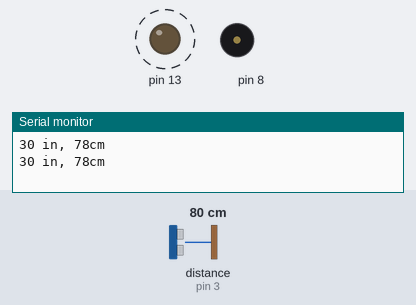
A sketch run on a simulated Arduino Uno, built with avr-gcc and run on an emulated ATmega328P. Parts: output pins drawn as LEDs (lit = HIGH), buzzer (waves = sounding), the last lines printed to the serial monitor. Wiring (inferred from the names in the program): ultrasonic range finder: trigger pin 2; echo pin 3. Dashed ring = blinking. The test bench sets the inputs (shaded band); at power-on: distance to the obstacle (sensor on pin 3) 80 cm. The echo pulse lasts 58.3 µs per cm; pins used as bus, display or sensor lines are not drawn.

Above: at 1.9 s.
2.0 s: distance to the obstacle (sensor on pin 3) set to 7 cm
At 2.35 s:
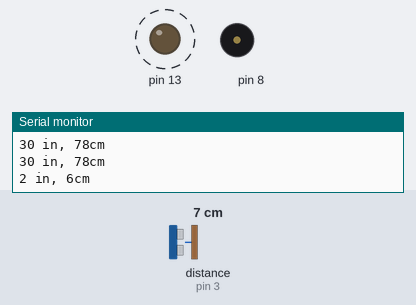
5.5 s: distance to the obstacle (sensor on pin 3) set to 4 cm
At 5.76 s:
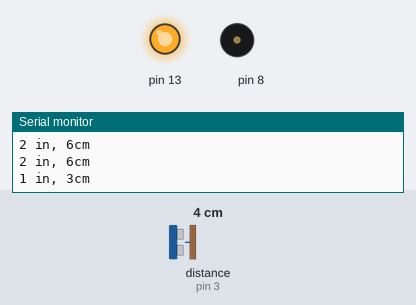
9.0 s: distance to the obstacle (sensor on pin 3) set to 9 cm
At 9.26 s:
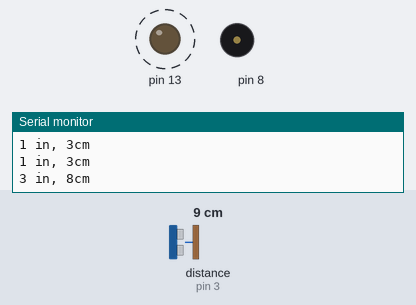
12.5 s: distance to the obstacle (sensor on pin 3) set to 2 cm
At 12.66 s:
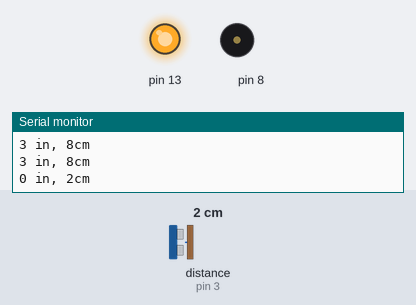
Timing chart, 0 to 17.0 s (numbered marks = the images above; inputs shaded):
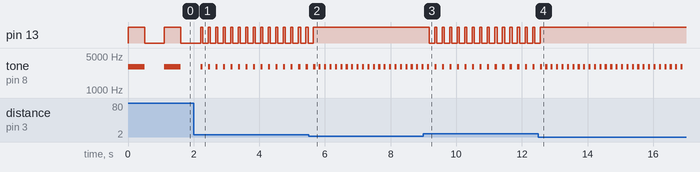

The sketch:

ultrasonic-sensor.ino
```cpp
/*
 * Ultrasonic Sensor:
 *
 * [Pin]    [Function]
 * VCC      Power (5V)
 * Trig     (Digital) Send ultrasonic pulse
 * Echo     (Digital) Receive reading
 * Gnd      Ground (Neg point)
 */

const int trig=2;
const int echo=3;
bool ledState;

void setup() {
  Serial.begin(9600);
  pinMode(trig,OUTPUT);        //Trig
  pinMode(echo,INPUT);         //Echo
  pinMode(8, OUTPUT);
  pinMode(13,OUTPUT);
}

void loop() {
  long dur,in,cm;
  digitalWrite(trig,LOW);
  delayMicroseconds(2);
  digitalWrite(trig,HIGH);
  delayMicroseconds(10);
  digitalWrite(trig,LOW);

  dur=pulseIn(3,HIGH);
  in=dur*0.0133/2;
  cm=dur*0.034/2;

  Serial.print(in);
  Serial.print(" in, ");
  Serial.print(cm);
  Serial.print("cm\n");

  /*
  if (cm<10) {
    ledState=!ledState;
    digitalWrite(13,ledState);
    delay(1500);
  }
  */

  if(cm>=30) {
    tone(8,3000,500);
    digitalWrite(13,HIGH);
    delay(500);
    digitalWrite(13,LOW);
    delay(500);
  }
  else if(cm>=20) {
    tone(8,3000,250);
    digitalWrite(13,HIGH);
    delay(250);
    digitalWrite(13,LOW);
    delay(250);
  }
  else if(cm>=10) {
    tone(8,3000,125);
    digitalWrite(13,HIGH);
    delay(125);
    digitalWrite(13,LOW);
    delay(125);
  }
  else if(cm>=5) {
    tone(8,3000,64);
    digitalWrite(13,HIGH);
    delay(64);
    digitalWrite(13,LOW);
    delay(64);
  }
  else {
    tone(8,3000,64);
    digitalWrite(13,HIGH);
    delay(64);
  }

  delay(100);
}
```

Measured:
- the behaviour switches between 6 and 5 cm on distance to the obstacle (sensor on pin 3) (found by bisection; images 1 and 2)
- after the input at 2.0 s, pin 13: alternates HIGH for 0.06 s and LOW for 0.17 s, starting after 0.28 s; tone on pin 8: alternates 3000 Hz for 0.06 s and silent for 0.17 s, starting after 0.28 s
- after the input at 5.5 s, pin 13: goes on until 5.6 s, then stays HIGH; tone on pin 8: alternates 3000 Hz for 0.06 s and silent for 0.10 s, starting after 0.31 s
- after the input at 9.0 s, pin 13: alternates HIGH for 0.06 s and LOW for 0.17 s, starting after 0.18 s; tone on pin 8: alternates 3000 Hz for 0.06 s and silent for 0.17 s, starting after 0.34 s
- after the input at 12.5 s, pin 13: goes on until 12.6 s, then stays HIGH; tone on pin 8: alternates 3000 Hz for 0.06 s and silent for 0.10 s, starting after 0.22 s
- by itself, pin 13: alternates HIGH for 0.50 s and LOW for 0.61 s
- by itself, tone on pin 8: alternates 3000 Hz for 0.50 s and silent for 0.61 s
